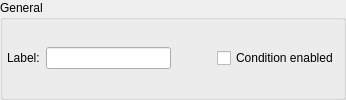
        <widget class="QGroupBox" name="groupBoxGeneral">
         <property name="title">
          <string>General</string>
         </property>
         <layout class="QGridLayout" name="gridLayout_9">
          <property name="leftMargin">
           <number>4</number>
          </property>
          <property name="topMargin">
           <number>4</number>
          </property>
          <property name="rightMargin">
           <number>4</number>
          </property>
          <property name="bottomMargin">
           <number>4</number>
          </property>
          <item row="0" column="5">
           <widget class="QCheckBox" name="checkEnabled">
            <property name="text">
             <string>Condition enabled</string>
            </property>
           </widget>
          </item>
          <item row="0" column="1">
           <widget class="QLineEdit" name="lineSummary">
            <property name="font">
             <font>
              <family>Monospace</family>
             </font>
            </property>
            <property name="text">
             <string/>
            </property>
            <property name="maxLength">
             <number>26</number>
            </property>
            <property name="placeholderText">
             <string/>
            </property>
           </widget>
          </item>
          <item row="0" column="2">
           <spacer name="horizontalSpacer_5">
            <property name="orientation">
             <enum>Qt::Horizontal</enum>
            </property>
            <property name="sizeHint" stdset="0">
             <size>
              <width>40</width>
              <height>20</height>
             </size>
            </property>
           </spacer>
          </item>
          <item row="0" column="0">
           <widget class="QLabel" name="label_2">
            <property name="text">
             <string>Label:</string>
            </property>
           </widget>
          </item>
         </layout>
        </widget>
